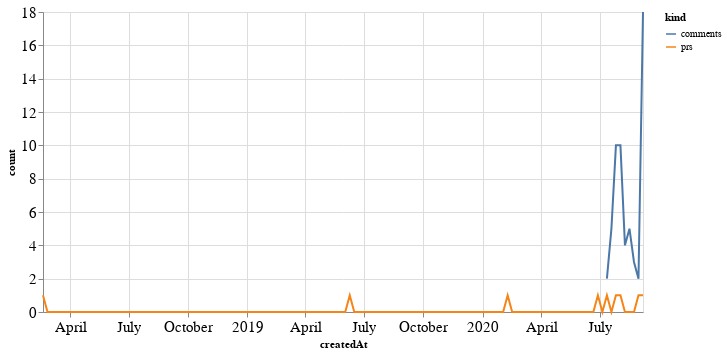

Here is the notebook cell this chart was saved with:
### Code cell
alt.Chart(total_time, width=600).mark_line().encode(
    x='createdAt',
    y='count',
    color='kind'
)

### Figure 1 — Vega-Lite specification as saved in the notebook (floating-point values rounded to 4 significant figures; data arrays with more than 128 entries replaced by an {"elided": "..."} marker saying what was removed)
{"config": {"axisLeft": {"labelFontSize": 15}, "axisBottom": {"labelFontSize": 15}}, "data": {"name": "data-768424a3bd525ee18bd5a6a5a08e7fca"}, "mark": "line", "encoding": {"color": {"type": "nominal", "field": "kind"}, "x": {"type": "temporal", "field": "createdAt"}, "y": {"type": "quantitative", "field": "count"}}, "width": 600, "$schema": "https://vega.github.io/schema/vega-lite/v4.8.1.json", "datasets": {"data-768424a3bd525ee18bd5a6a5a08e7fca": {"elided": "268 records"}}}
